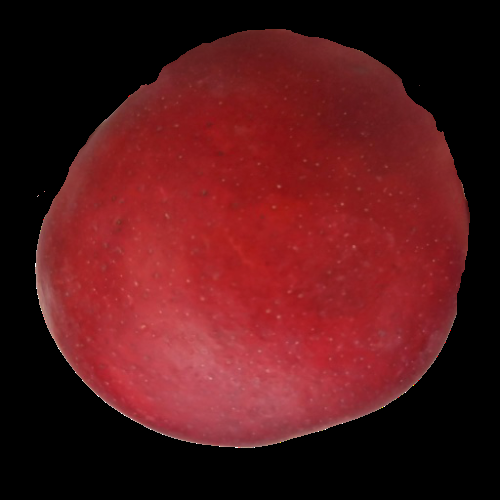
#> input picture Dataset setelah diproses/img_clearbackground/apple_1.png, 500 x 500 px, given in place of apple_1.jpg, which was not available
$ python preprocessingdata.py
#> lines starting #> are read from the running program, lines starting #| are printed output that depends on the picture; after the words box and inside, x2 and y2 are one past the last pixel; in counts of white or black regions, pixels touching at a corner belong together; pictures that were not available may be replaced by others from this repository, and a replacement may not be noted
# -*- coding: utf-8 -*-
"""
Created on Fri May 29 14:47:58 2020

@author: Deo Haganta Depari
"""

import numpy as np
import cv2 as cv

#membaca citra RGB

rgb = cv.imread('Dataset setelah diproses/images_512x512/apple_1.jpg')
#> rgb is the input picture: shape (500, 500, 3); mean B, G, R 25.8, 23.6, 85.1
ycrcb = cv.cvtColor(rgb, cv.COLOR_BGR2YCrCb)
#> ycrcb: shape (500, 500, 3); mean of channels 0, 1, 2 42.2, 158.6, 118.7
lower_blue = np.array([40,150,50])
upper_blue = np.array([200,255,150])

# Threshold the HSV image to get only blue colors
img_biner = cv.inRange(ycrcb, lower_blue, upper_blue)
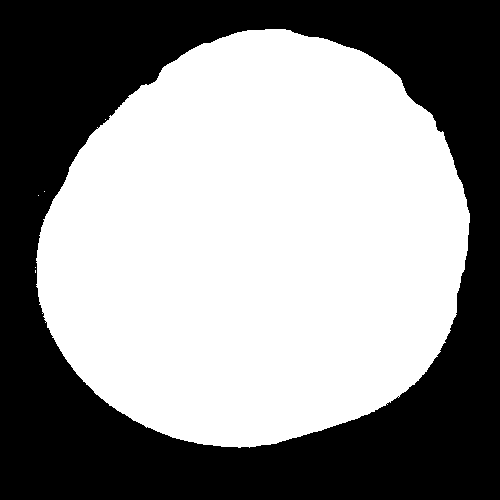
#> img_biner: shape (500, 500); 55.6% white; 1 black region, box (x1, y1, x2, y2) and area: (0, 0, 500, 500) 111011

#mendefinisikan structuring element 3x3 dan 5x5
se_3 = cv.getStructuringElement(cv.MORPH_RECT,(3,3))
se_5 = cv.getStructuringElement(cv.MORPH_RECT,(5,5))

#opearsi morfologi
dst_dilate = cv.dilate(img_biner, se_3, iterations = 1)
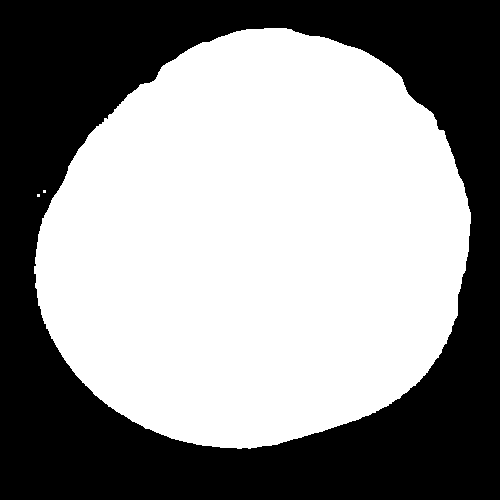
#> dst_dilate: shape (500, 500); 56.3% white; 1 black region, box (x1, y1, x2, y2) and area: (0, 0, 500, 500) 109226
dst_erosi = cv.erode(dst_dilate, se_3, iterations = 2)
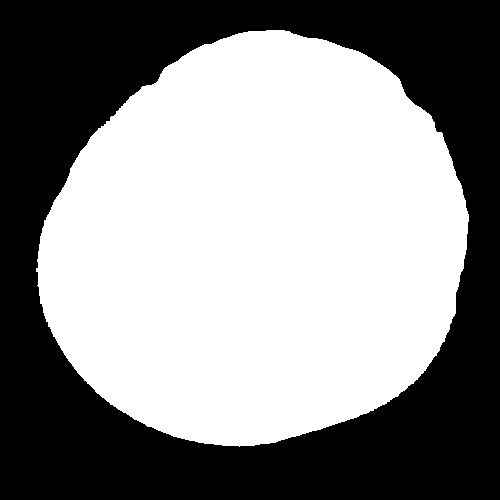
#> dst_erosi: shape (500, 500); 54.9% white; 1 black region, box (x1, y1, x2, y2) and area: (0, 0, 500, 500) 112674
dst_dilate2 = cv.dilate(dst_erosi, se_5, iterations = 2)
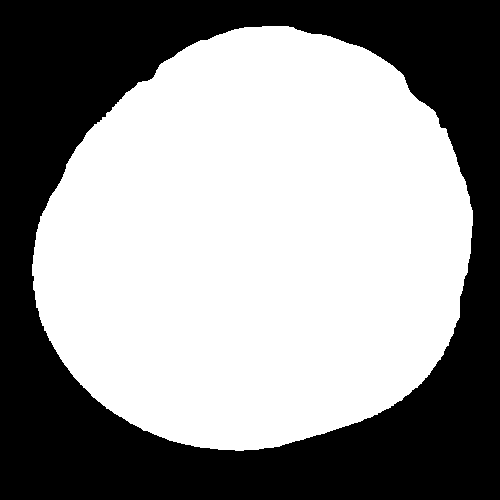
#> dst_dilate2: shape (500, 500); 57.7% white; 1 black region, box (x1, y1, x2, y2) and area: (0, 0, 500, 500) 105796
dst_erosi2 = cv.erode(dst_dilate2, se_5, iterations = 3)
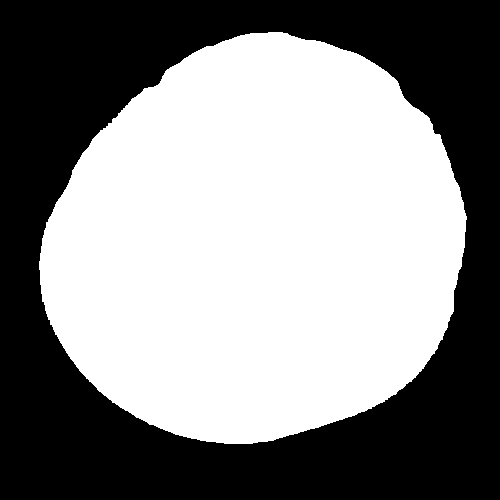
#> dst_erosi2: shape (500, 500); 53.6% white; 1 black region, box (x1, y1, x2, y2) and area: (0, 0, 500, 500) 116050
dst_dilate3 = cv.dilate(dst_erosi2, se_3, iterations = 1)
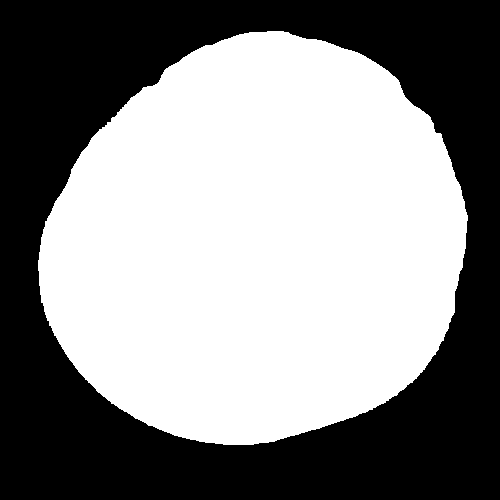
#> dst_dilate3: shape (500, 500); 54.3% white; 1 black region, box (x1, y1, x2, y2) and area: (0, 0, 500, 500) 114366

res = cv.bitwise_and(rgb,rgb, mask= dst_dilate3)
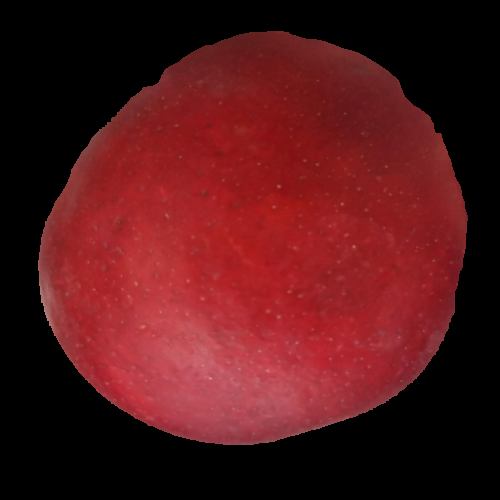
#> res: shape (500, 500, 3); mean B, G, R 24.7, 22.4, 83

cv.imshow('src', rgb)
cv.imshow('rgb', dst_dilate3)
cv.imshow('objek', res)
cv.waitKey(0)
cv.destroyAllWindows()

$ run again, with Dataset setelah diproses/img_clearbackground/apple_10.png copied over Dataset setelah diproses/img_clearbackground/apple_1.png
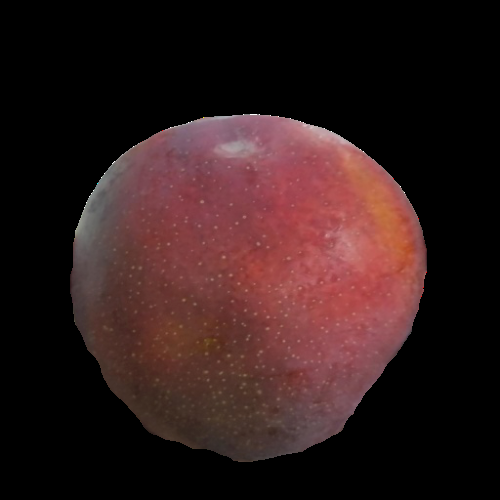
#> input picture Dataset setelah diproses/img_clearbackground/apple_10.png, 500 x 500 px, given in place of apple_1.jpg, which was not available
#> rgb is the input picture: shape (500, 500, 3); mean B, G, R 27.4, 27.7, 48.8
#> ycrcb: shape (500, 500, 3); mean of channels 0, 1, 2 34, 138.6, 124.3
#> `img_biner = cv.inRange(ycrcb, lower_blue, upper_blue)`:
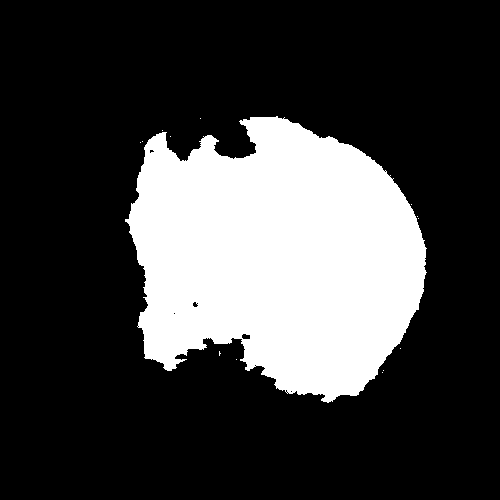
#> img_biner: shape (500, 500); 24.8% white; 14 white regions (13 under 20 px), largest, box (x1, y1, x2, y2) and area: (125, 116, 427, 403) 61885
#> dst_dilate: shape (500, 500); 25.5% white; 8 white regions (6 under 20 px), largest, box (x1, y1, x2, y2) and area: (124, 115, 428, 404) 63588, (218, 350, 222, 357) 24
#> dst_erosi: shape (500, 500); 24.2% white; 1 white region, box (x1, y1, x2, y2) and area: (126, 118, 425, 401) 60407
#> dst_dilate2: shape (500, 500); 26.6% white; 1 white region, box (x1, y1, x2, y2) and area: (122, 114, 429, 405) 66410
#> dst_erosi2: shape (500, 500); 23.2% white; 1 white region, box (x1, y1, x2, y2) and area: (132, 120, 423, 399) 57959
#> dst_dilate3: shape (500, 500); 23.7% white; 1 white region, box (x1, y1, x2, y2) and area: (131, 119, 424, 400) 59313
#> `res = cv.bitwise_and(rgb,rgb, mask= dst_dilate3)`:
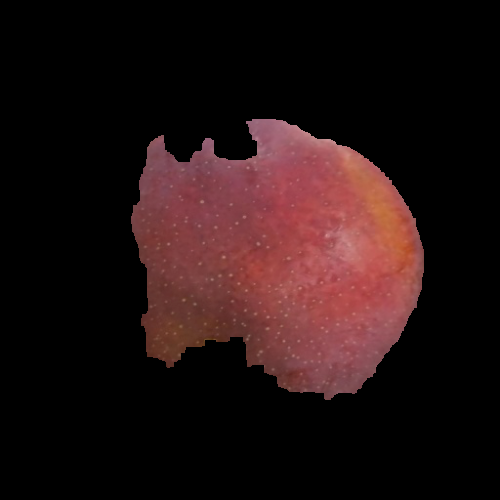
#> res: shape (500, 500, 3); mean B, G, R 17.9, 17.9, 35

$ run again, with Dataset setelah diproses/img_clearbackground/apple_11.png copied over Dataset setelah diproses/img_clearbackground/apple_1.png
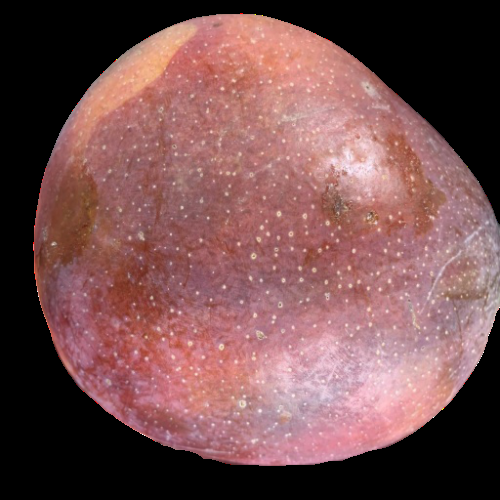
#> input picture Dataset setelah diproses/img_clearbackground/apple_11.png, 500 x 500 px, given in place of apple_1.jpg, which was not available
#> rgb is the input picture: shape (500, 500, 3); mean B, G, R 80.1, 79.7, 118.2
#> ycrcb: shape (500, 500, 3); mean of channels 0, 1, 2 91.3, 147.2, 121.7
#> `img_biner = cv.inRange(ycrcb, lower_blue, upper_blue)`:
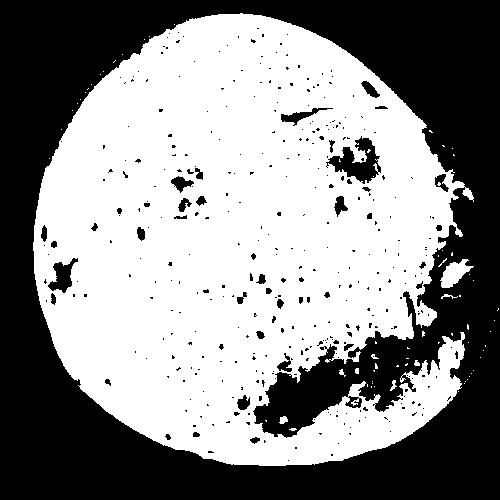
#> img_biner: shape (500, 500); 55.3% white; 374 black regions (333 under 20 px), largest, box (x1, y1, x2, y2) and area: (0, 0, 500, 500) 106346, (326, 136, 381, 184) 1180, (48, 258, 78, 293) 498
#> dst_dilate: shape (500, 500); 58.4% white; 86 black regions (69 under 20 px), largest, box (x1, y1, x2, y2) and area: (0, 0, 500, 500) 101703, (330, 139, 378, 180) 788, (50, 260, 77, 291) 343
#> dst_erosi: shape (500, 500); 53.5% white; 63 black regions, largest, box (x1, y1, x2, y2) and area: (0, 0, 500, 500) 110264, (328, 137, 382, 182) 1409, (48, 258, 79, 293) 630
#> dst_dilate2: shape (500, 500); 61.3% white; 11 black regions (8 under 20 px), largest, box (x1, y1, x2, y2) and area: (0, 0, 500, 500) 96182, (335, 142, 374, 178) 430, (53, 266, 68, 287) 145
#> dst_erosi2: shape (500, 500); 52.9% white; 9 black regions, largest, box (x1, y1, x2, y2) and area: (0, 0, 500, 500) 113847, (329, 136, 380, 184) 1772, (47, 260, 74, 293) 754
#> dst_dilate3: shape (500, 500); 54.2% white; 9 black regions, largest, box (x1, y1, x2, y2) and area: (0, 0, 500, 500) 111213, (330, 137, 379, 183) 1542, (48, 261, 73, 292) 636
#> `res = cv.bitwise_and(rgb,rgb, mask= dst_dilate3)`:
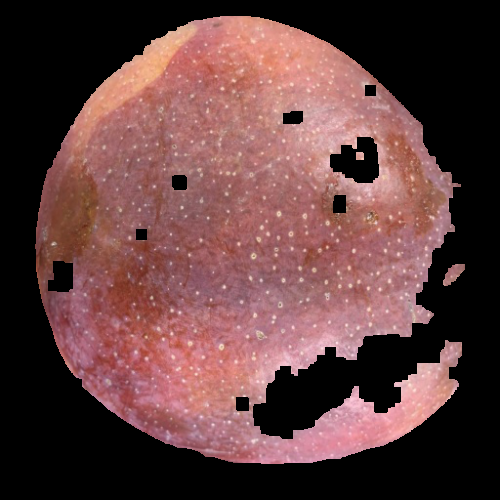
#> res: shape (500, 500, 3); mean B, G, R 62.7, 63, 96.9

$ run again, with Dataset setelah diproses/img_clearbackground/apple_12.png copied over Dataset setelah diproses/img_clearbackground/apple_1.png
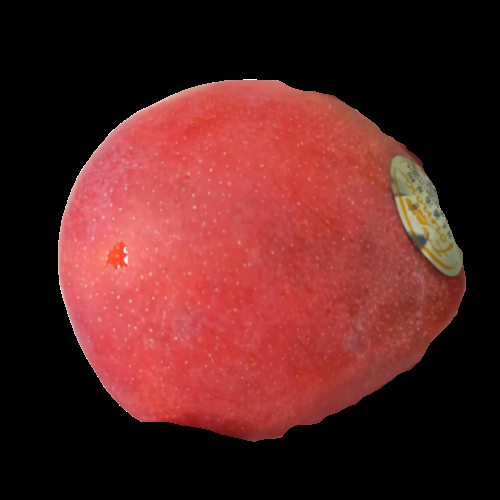
#> input picture Dataset setelah diproses/img_clearbackground/apple_12.png, 500 x 500 px, given in place of apple_1.jpg, which was not available
#> rgb is the input picture: shape (500, 500, 3); mean B, G, R 34.4, 35.4, 88.2
#> ycrcb: shape (500, 500, 3); mean of channels 0, 1, 2 51.1, 154.4, 118.6
#> img_biner: shape (500, 500); 43% white; 14 white regions (10 under 20 px), largest, box (x1, y1, x2, y2) and area: (58, 80, 466, 442) 107271, (407, 200, 427, 225) 147, (400, 197, 414, 234) 86, (424, 247, 439, 262) 50
#> dst_dilate: shape (500, 500); 43.9% white; 9 white regions (4 under 20 px), largest, box (x1, y1, x2, y2) and area: (57, 79, 467, 443) 109136, (399, 196, 428, 235) 454, (435, 249, 446, 255) 48, (447, 244, 453, 251) 31, (431, 219, 436, 224) 24
#> dst_erosi: shape (500, 500); 42.3% white; 8 white regions (6 under 20 px), largest, box (x1, y1, x2, y2) and area: (59, 81, 465, 441) 105629, (412, 206, 425, 224) 60
#> dst_dilate2: shape (500, 500); 45.1% white; 1 white region, box (x1, y1, x2, y2) and area: (55, 77, 469, 445) 112875
#> dst_erosi2: shape (500, 500); 41% white; 1 white region, box (x1, y1, x2, y2) and area: (61, 83, 463, 438) 102605
#> dst_dilate3: shape (500, 500); 41.7% white; 1 white region, box (x1, y1, x2, y2) and area: (60, 82, 464, 439) 104173
#> `res = cv.bitwise_and(rgb,rgb, mask= dst_dilate3)`:
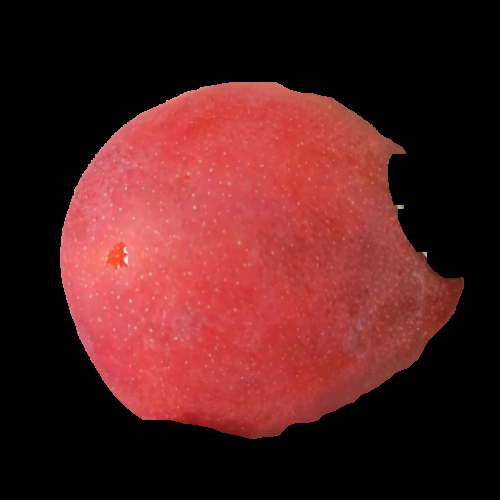
#> res: shape (500, 500, 3); mean B, G, R 31.4, 31.7, 83.3
